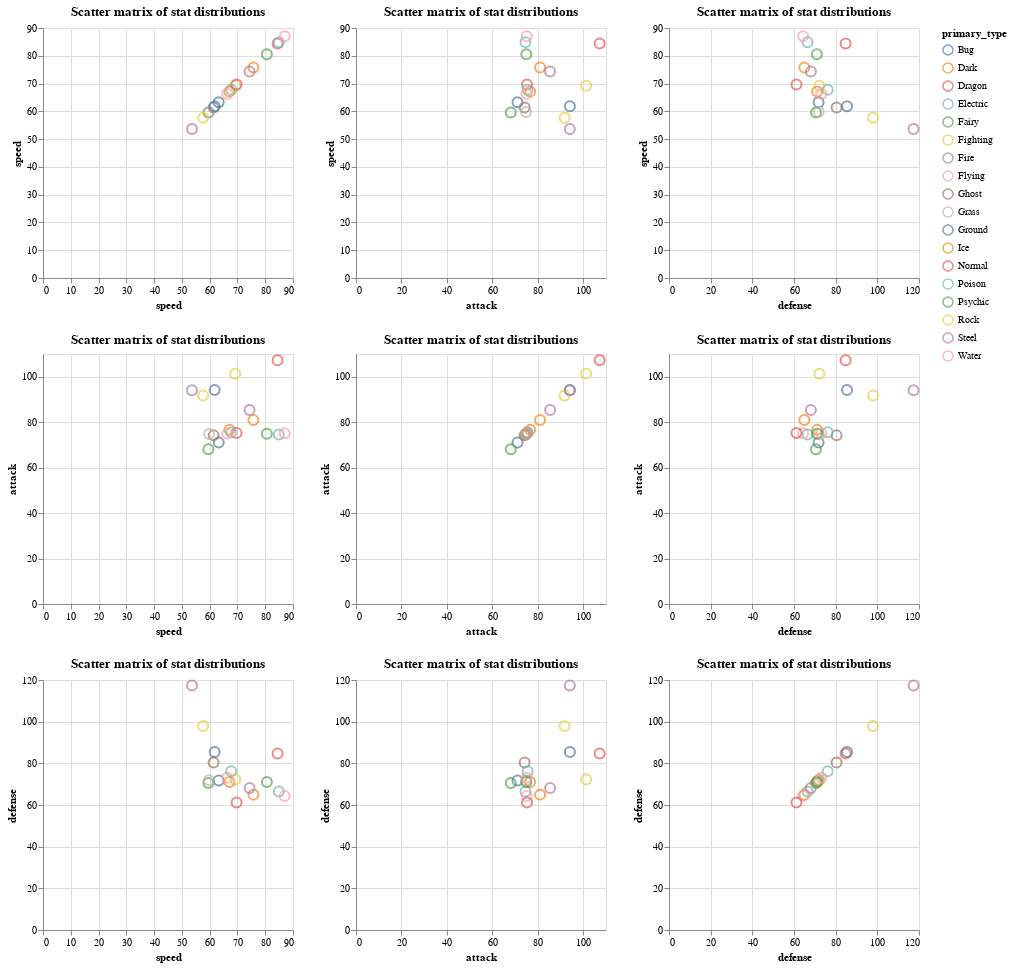

Source (notebook cell):
### Markdown cell above
## 2c. Scatter Matrix & 2d. Brushing Interaction (extra credit)

### Code cell
import altair as alt

matrix_groups = groups[['speed', 'attack', 'defense']].reset_index()
brush = alt.selection_interval(resolve='global')

stat_matrix = alt.Chart(matrix_groups).mark_point(size=100).encode(
    alt.X(alt.repeat('column'), type='quantitative'),
    alt.Y(alt.repeat('row'), type='quantitative'),
    color=alt.condition(brush, 'primary_type', alt.ColorValue('gray')),
).properties(
    width=250,
    height=250,
    title='Scatter matrix of stat distributions'   
).repeat(
    row=['speed', 'attack', 'defense'],
    column=['speed', 'attack', 'defense']
).add_selection(
    brush
)#.interactive() the interactive mode is so janky I hate it

stat_matrix

### Figure 1 — Vega-Lite specification as saved in the notebook (floating-point values rounded to 4 significant figures)
{"config": {"view": {"continuousWidth": 400, "continuousHeight": 300}}, "repeat": {"column": ["speed", "attack", "defense"], "row": ["speed", "attack", "defense"]}, "spec": {"data": {"name": "data-116d92f589ef0932be0dbb116c4efc1d"}, "mark": {"type": "point", "size": 100}, "encoding": {"color": {"condition": {"type": "nominal", "field": "primary_type", "selection": "selector001"}, "value": "gray"}, "x": {"type": "quantitative", "field": {"repeat": "column"}}, "y": {"type": "quantitative", "field": {"repeat": "row"}}}, "height": 250, "selection": {"selector001": {"type": "interval", "resolve": "global"}}, "title": "Scatter matrix of stat distributions", "width": 250}, "$schema": "https://vega.github.io/schema/vega-lite/v4.8.1.json", "datasets": {"data-116d92f589ef0932be0dbb116c4efc1d": [{"primary_type": "Bug", "speed": 63.26, "attack": 71.07, "defense": 71.8}, {"primary_type": "Dark", "speed": 75.75, "attack": 81.0, "defense": 64.98}, {"primary_type": "Dragon", "speed": 84.45, "attack": 107.2, "defense": 84.78}, {"primary_type": "Electric", "speed": 84.9, "attack": 74.57, "defense": 66.51}, {"primary_type": "Fairy", "speed": 59.55, "attack": 68.09, "defense": 70.55}, {"primary_type": "Fighting", "speed": 69.21, "attack": 101.3, "defense": 72.21}, {"primary_type": "Fire", "speed": 74.37, "attack": 85.4, "defense": 68.11}, {"primary_type": "Flying", "speed": 87.0, "attack": 75.12, "defense": 64.38}, {"primary_type": "Ghost", "speed": 61.41, "attack": 74.2, "defense": 80.44}, {"primary_type": "Grass", "speed": 59.77, "attack": 74.81, "defense": 71.82}, {"primary_type": "Ground", "speed": 61.8, "attack": 94.12, "defense": 85.46}, {"primary_type": "Ice", "speed": 67.14, "attack": 76.64, "defense": 71.08}, {"primary_type": "Normal", "speed": 69.68, "attack": 75.26, "defense": 61.17}, {"primary_type": "Poison", "speed": 67.77, "attack": 75.54, "defense": 76.18}, {"primary_type": "Psychic", "speed": 80.59, "attack": 74.93, "defense": 70.99}, {"primary_type": "Rock", "speed": 57.67, "attack": 91.78, "defense": 97.97}, {"primary_type": "Steel", "speed": 53.64, "attack": 94.08, "defense": 117.4}, {"primary_type": "Water", "speed": 66.34, "attack": 74.99, "defense": 73.12}]}}
